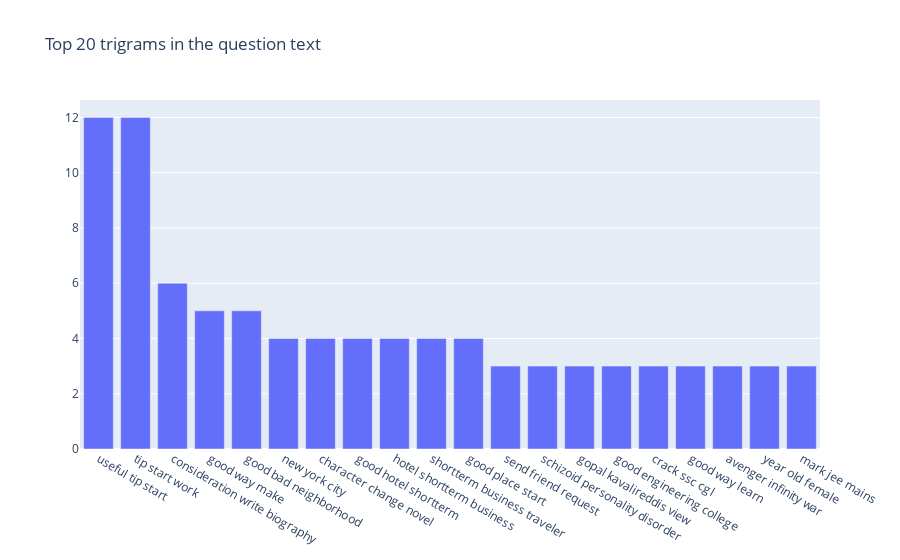

Notebook code for this chart:
### Code cell
def get_top_n_trigram(corpus, n=None):
    vec = CountVectorizer(ngram_range=(3, 3), stop_words='english').fit(corpus)
    bag_of_words = vec.transform(corpus)
    sum_words = bag_of_words.sum(axis=0) 
    words_freq = [(word, sum_words[0, idx]) for word, idx in vec.vocabulary_.items()]
    words_freq =sorted(words_freq, key = lambda x: x[1], reverse=True)
    return words_freq[:n]
common_words = get_top_n_trigram(df_clean['question_lemmatize_clean'], 20)
df4 = pd.DataFrame(common_words, columns = ['trigram' , 'count'])

fig = go.Figure([go.Bar(x=df4['trigram'], y=df4['count'])])
fig.update_layout(title=go.layout.Title(text="Top 20 trigrams in the question text"))
fig.show()

### Figure 1 — Plotly figure (JSON) as saved in the notebook; plotly's stock layout.template omitted (floating-point values rounded to 4 significant figures)
{"data": [{"type": "bar", "x": ["useful tip start", "tip start work", "consideration write biography", "good way make", "good bad neighborhood", "new york city", "character change novel", "good hotel shortterm", "hotel shortterm business", "shortterm business traveler", "good place start", "send friend request", "schizoid personality disorder", "gopal kavalireddis view", "good engineering college", "crack ssc cgl", "good way learn", "avenger infinity war", "year old female", "mark jee mains"], "y": [12, 12, 6, 5, 5, 4, 4, 4, 4, 4, 4, 3, 3, 3, 3, 3, 3, 3, 3, 3]}], "layout": {"title": {"text": "Top 20 trigrams in the question text"}}}
